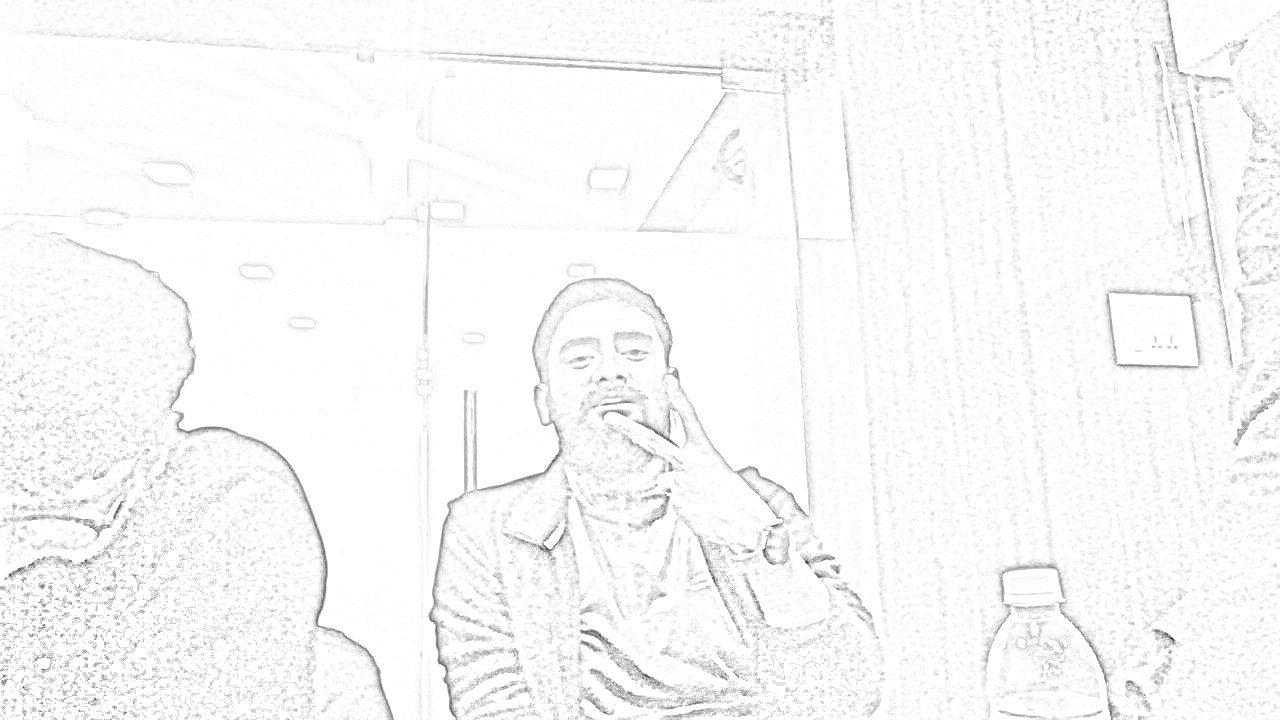
#> input picture media/uploads/sketch_b8SRCDo.png, 1280 x 720 px
$ python -i inference.py   (imports and definitions only)
#> lines starting #> are read from the running program, lines starting #| are printed output that depends on the picture
#> further down, picture is the input picture: PIL image 1280x720 RGB; min 11, max 255, mean 249
from PIL import Image, ImageFilter, ImageOps
import numpy as np


def image_to_sketch(img):
    gray = img.convert('L')
    inverted = ImageOps.invert(gray)
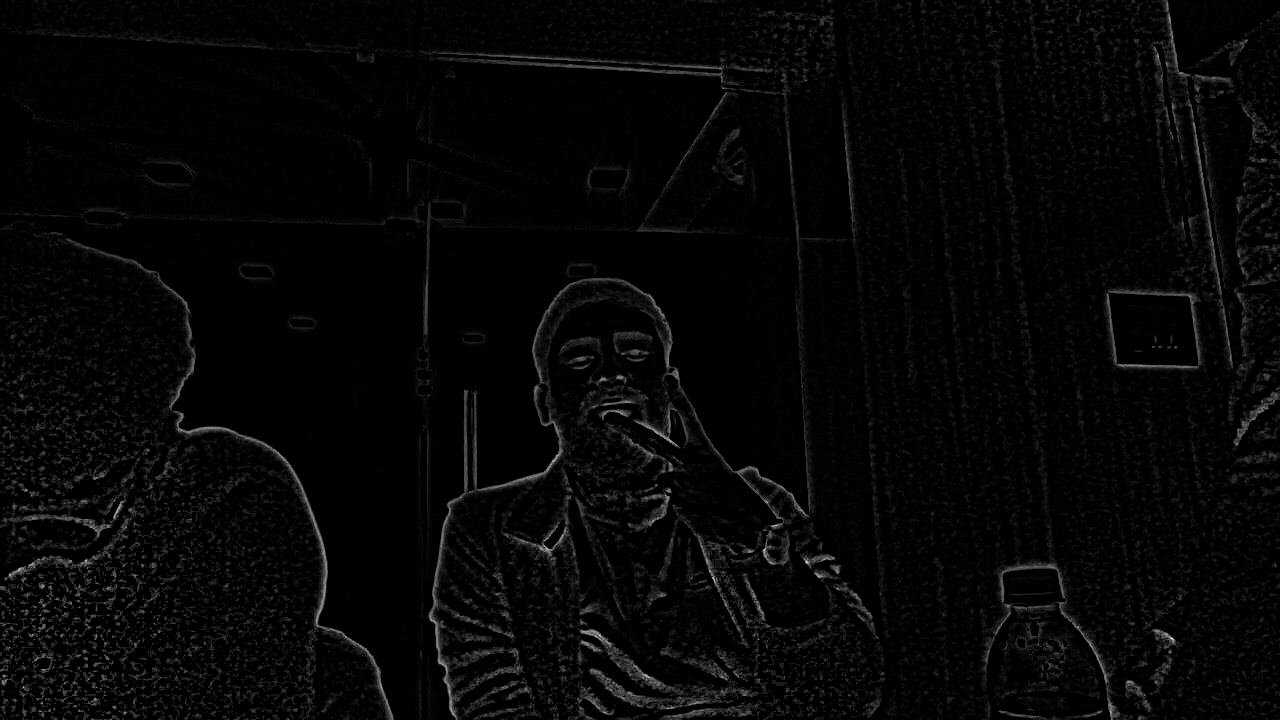
#> inverted: PIL image 1280x720 L; min 0, max 244, mean 6
    blur = inverted.filter(ImageFilter.GaussianBlur(10))
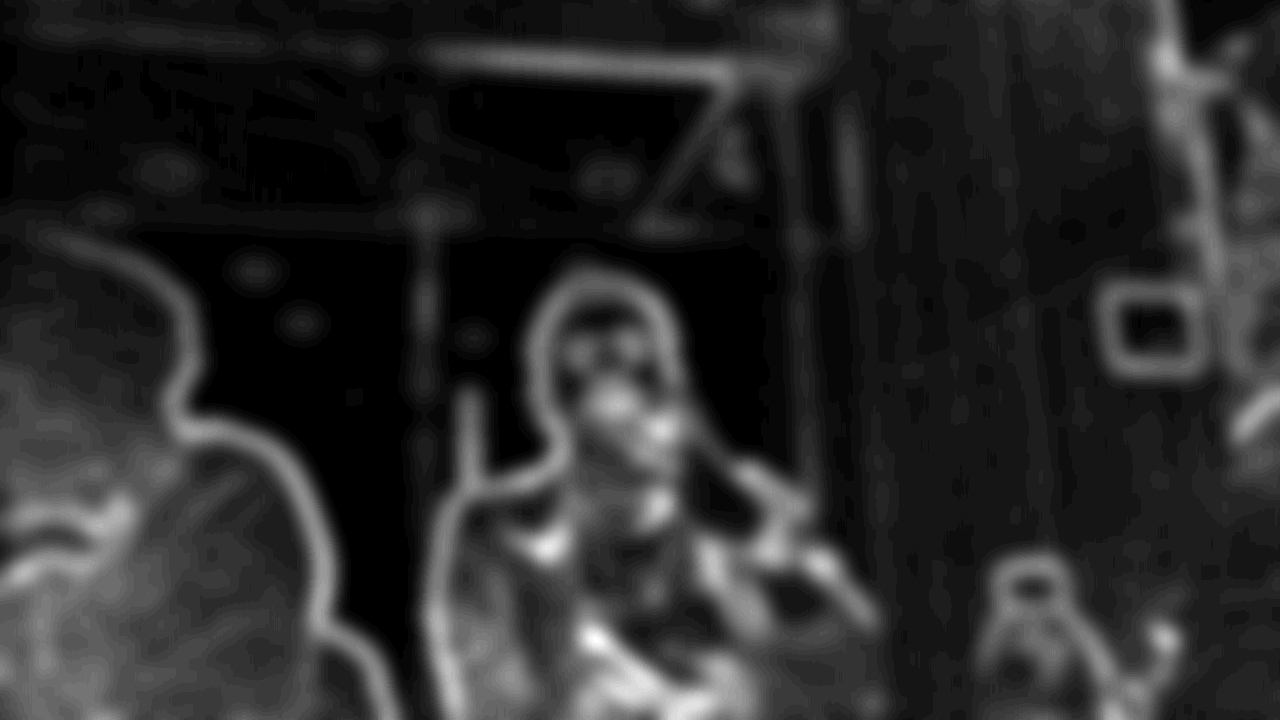
#> blur: PIL image 1280x720 L; min 0, max 35, mean 5.9; drawn with min black and max white
    gray_np = np.array(gray).astype('float')
    blur_np = np.array(blur).astype('float')
    denom = 255 - blur_np
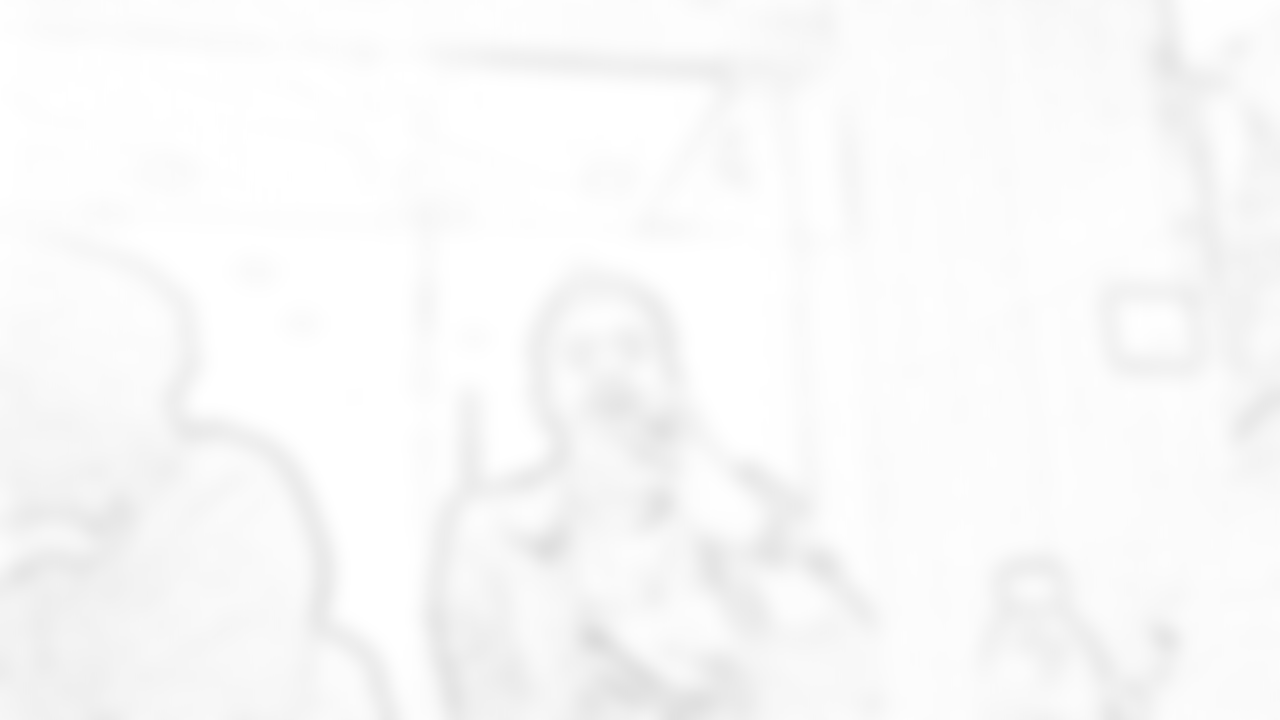
#> denom: shape (720, 1280) float64; min 220, max 255, mean 249.1
    denom[denom == 0] = 1
    sketch = np.minimum(255, (gray_np * 255) / denom)
    return Image.fromarray(sketch.astype('uint8'))

>>> from PIL import Image
>>> picture = Image.open('../media/uploads/sketch_b8SRCDo.png')
>>> result = image_to_sketch(picture)
